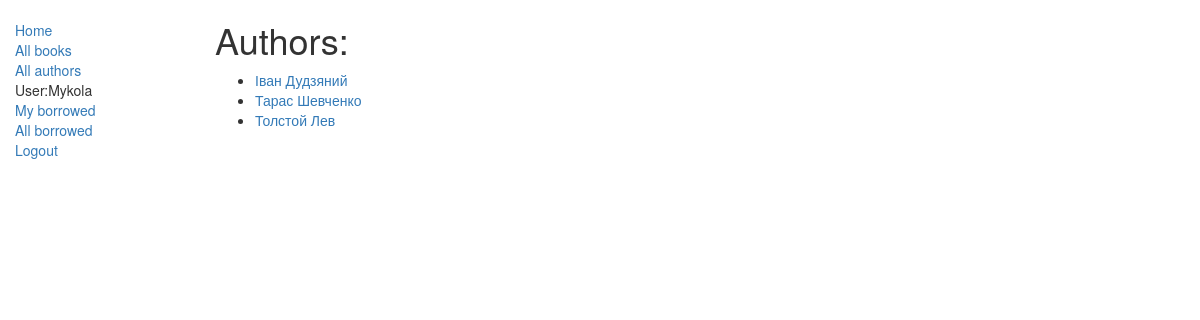
Screenshot of /catalog/authors/ (signed in) with the database file from the repository.
### catalog/models.py (models this page shows, shortened)
class Author(models.Model):
    first_name = models.CharField(max_length=100)
    last_name = models.CharField(max_length=100)
    date_of_birth = models.DateField(null=True, blank=True)
    date_of_death = models.DateField('died', null=True, blank=True)
    def get_absolute_url(self):
        return reverse('author-detail', args=[str(self.id)])
    class Meta:
        ordering = ['first_name','last_name']
        permissions = (('can_author_edit', 'Can edit author'),)

### catalog/views.py (the view)
class AuthorListView(generic.ListView):
    model = Author
    template_name = "author_list.html"
    paginate_by = 10

### catalog/templates/author_list.html
{% extends 'base_generic.html' %}
{% block content %}
    <h1>Authors:</h1>
    {% if author_list %}
        <ul>
        {% for author in author_list %}
            <li><a href="{{ author.get_absolute_url }}">{{ author.first_name }} {{ author.last_name }}</a></li>
        {% endfor %}
        </ul>
    {% else %}
        <p>Thera are not authors in library</p>
    {% endif %}
{% endblock %}

### catalog/templates/base_generic.html (shortened to what this page needs)
<!DOCTYPE html>
<html lang="en">
<head>
  <link rel="stylesheet" href="https://maxcdn.bootstrapcdn.com/bootstrap/3.3.7/css/bootstrap.min.css">
  {% load static %}
  <link rel="stylesheet" href="{% static 'css/style.css' %}">
</head>
<body>
  <div class="container-fluid">
    <div class="row">
      <div class="col-sm-2">
      {% block sidebar %}
      <ul class="sidebar-nav">
          <li><a href="{% url 'index' %}">Home</a></li>
          <li><a href="{% url 'books' %}">All books</a></li>
          <li><a href="{% url 'authors' %}">All authors</a></li>
          {% if user.is_authenticated %}
              <li>User:{{ user.get_username }}</li>
              <li><a href="{% url 'my-borrowed' %}">My borrowed</a></li>
              {% if perms.catalog.can_mark_returned %}
                  <li><a href="{% url 'borrowed' %}">All borrowed</a></li>
              {% endif %}
              <li><a href="{% url 'logout' %}? next={{ request.path }}">Logout</a></li>
          {% else %}
              <li><a href="{% url 'login' %}? next={{ request.path }}">Login</a></li>
          {% endif %}
      </ul>
     {% endblock %}
      </div>
      <div class="col-sm-10 ">
      {% block content %}{% endblock %}
      </div>
    </div>
  </div>
</body>
</html>

### catalog/static/css/style.css (style rules this page uses)
.sidebar-nav { margin-top: 20px; padding: 0; list-style: none; }

### rows the page displays
Author: first_name "Іван", last_name "Дудзяний"
Author: first_name "Тарас", last_name "Шевченко"
Author: first_name "Толстой", last_name "Лев"

### other values shown
{{ user.get_username }} "Mykola"
